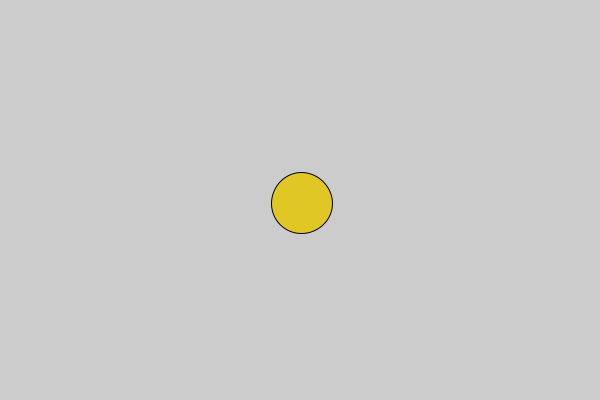
Frame 1 (no input)
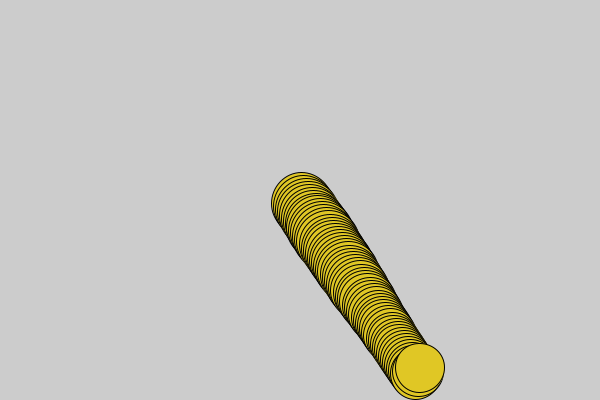
Frame 60 (the mouse pressed at the canvas centre just before this capture)
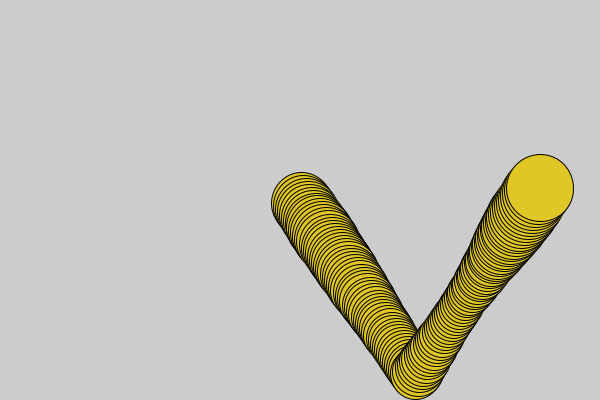
Frame 120 (the mouse held since frame 60 and released just before this capture)

The Processing sketch that drew these frames (run headless with seeded random() and noise(); from frame 60 on, the mouse is pressed at the canvas centre):

// Processing sketch: noise03
// ── noise03.pde
float Cx, Cy;
float Vx, Vy;
float Radius;

void setup() {
   size(600, 400);
   Cx = 300;
   Cy = 200;
   Radius = 30;
   Vx = 2;
   Vy = 3;
}

void draw() {
   float noiseScale = 0.02;
   Radius += lerp(-1, 1, noise(frameCount*noiseScale));
   Radius = constrain(Radius, 10, 50);

   Cx += Vx;
   Cy += Vy;
   if ((Cx-Radius < 0) || (Cx+Radius >= width)) {
      Vx = -Vx;
      Cx += 2 * Vx;
   }
   if ((Cy-Radius < 0) || (Cy+Radius >= height)) {
      Vy = -Vy;
      Cy += 2 * Vy;
   }

   //background(128, 103, 103);
   //noStroke();
   stroke(0);
   fill(224, 199, 37);
   ellipse(Cx, Cy, Radius*2, Radius*2);
}
